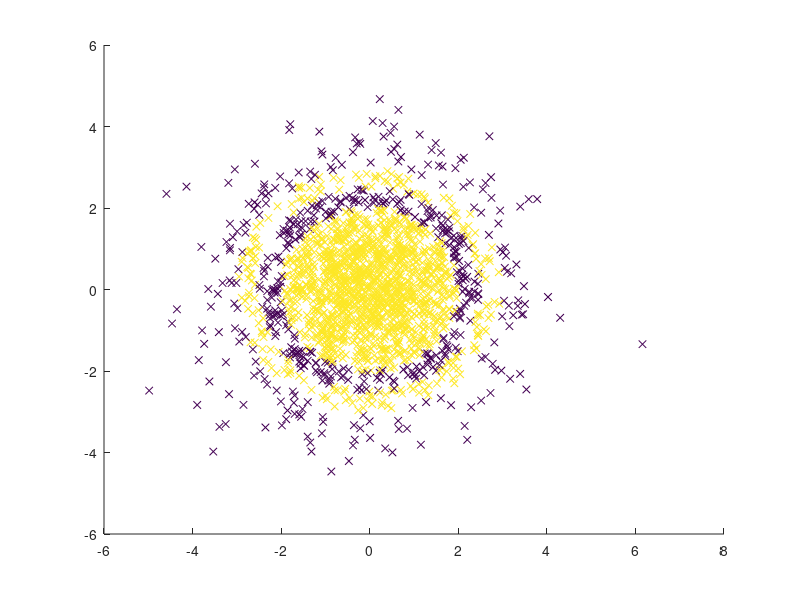

Write MATLAB code to recreate this figure.
A = [];
for i = 1:2000
% x = rand();
% y = rand();
% label = -1;
%     x = (1/2*sqrt(2*pi))*randn();
%     y = (1/2*sqrt(2*pi))*randn();
%     
    sample = mvnrnd([0,0],[2,2]);
    x= sample(1);
    y = sample(2);
    label = -1;
    dist = sqrt(x*x + y*y);
    if(dist <= 2)
        label =1;
    end
    if(dist <= 3 && dist >=2.5)
        label =1;
    end
    
%     if(x >= 0.3 && x <= 0.7 && y >= 0.3 && y <= 0.7)
%         label = 1;
%     end
%     if((x>=0.15 && x<= 0.25) || (x >=0.75 && x <= 0.85))
%         label =1;
%     end
%     if((y>=0.15 && y<= 0.25) || (y >=0.75 && y <= 0.85))
%         label =1;
%     end

    A = [A ; x, y , label];
end
save dataset4.mat A;
plot(A(:,1), A(:,2),'+');
scatter(A(:,1), A(:,2), 30, A(:,3), 'x');